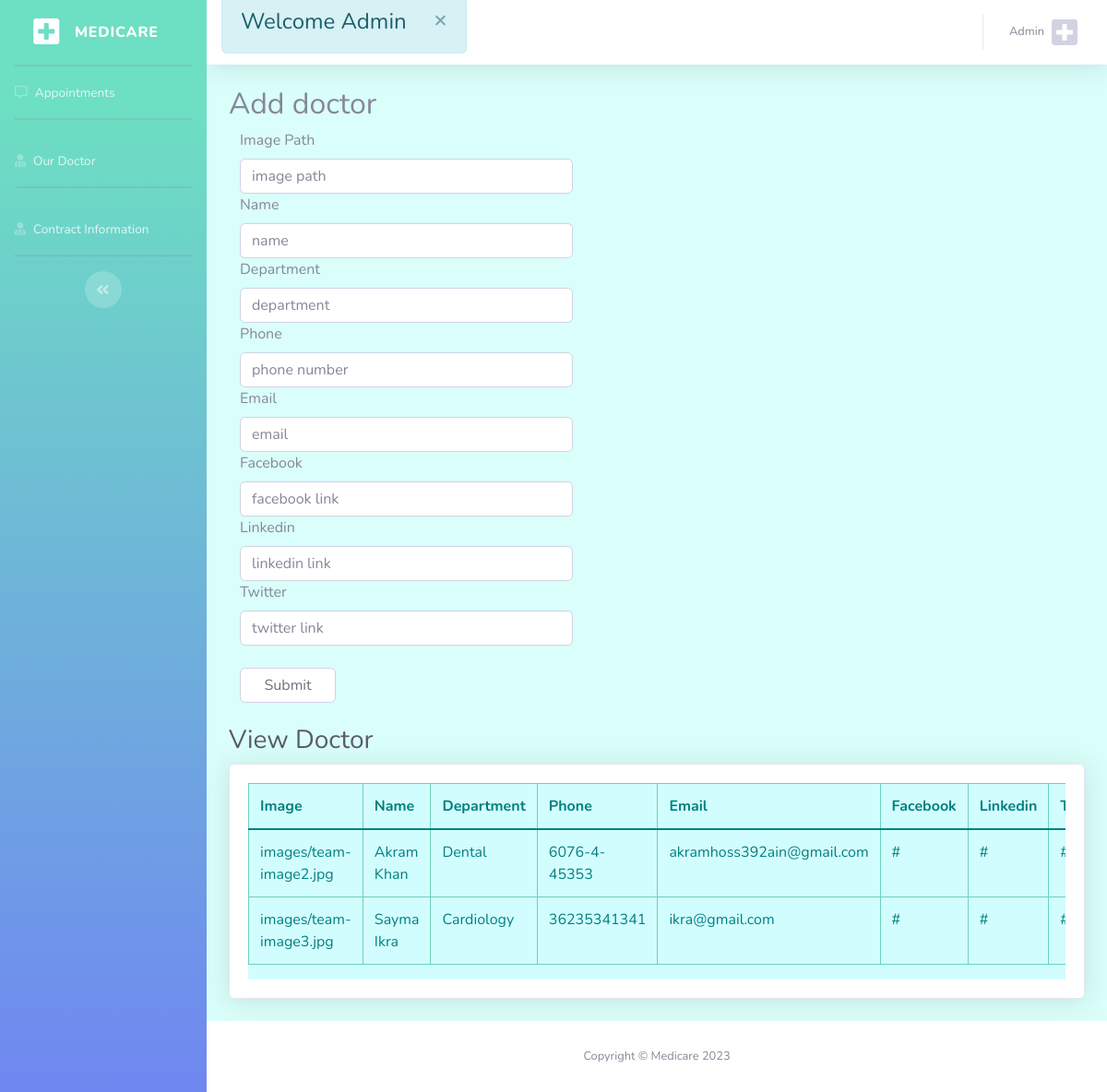
The page /doctor.php (signed in) on the database its author committed.
### tables this page shows
CREATE TABLE `ourdoctortable` (
  `odID` int(100) NOT NULL,
  `image` varchar(255) NOT NULL,
  `name` varchar(255) NOT NULL,
  `department` varchar(255) NOT NULL,
  `phone` varchar(255) NOT NULL,
  `email` varchar(255) NOT NULL,
  `facebook` varchar(255) NOT NULL,
  `linkedin` varchar(255) NOT NULL,
  `twitter` varchar(255) NOT NULL
);

### doctor.php (the view, shortened to what this page needs)
<?php
include "lib/dbconnect.php";
$select_sql = "SELECT * FROM ourdoctortable";
$allData = $connectdb -> query($select_sql);
?>
<!DOCTYPE html>
<html lang="en">
<head>
    <link href="vendor/fontawesome-free/css/all.min.css" rel="stylesheet" type="text/css">
    <link rel="stylesheet" href="css/custom.css">
    <link href="https://cdn.jsdelivr.net/npm/bootstrap@5.0.2/dist/css/bootstrap.min.css" rel="stylesheet"
>
    <link rel="stylesheet" href="https://use.fontawesome.com/releases/v5.15.3/css/all.css"
>
    <link href="css/sb-admin-2.css" rel="stylesheet">
    <link href="vendor/datatables/dataTables.bootstrap4.css" rel="stylesheet">
</head>
<body id="page-top">
    <div id="wrapper">
        <ul class="navbar-nav bg-gradient-primary sidebar sidebar-dark accordion cbg" id="accordionSidebar">
            <a class="sidebar-brand d-flex align-items-center justify-content-center" href="admin.php">
                <div class="sidebar-brand-icon">
                <i class="fas fa-plus-square"></i>
                </div>
                <div class="sidebar-brand-text mx-3">Medicare</div>
            </a>
            <hr class="sidebar-divider my-0">
            <li class="nav-item">
                <a class="nav-link" href="admin.php">
                    <i class="far fa-comment-alt"></i>
                    <span>Appointments</span></a>
            </li>
            <hr class="sidebar-divider">
            <li class="nav-item">
                <a class="nav-link" href="doctor.php">
                <i class="fas fa-user-md"></i>
                    <span>Our Doctor</span></a>
            </li>
            <hr class="sidebar-divider">
            <li class="nav-item">
                <a class="nav-link" href="message.php">
                <i class="fas fa-user-md"></i>
                    <span>Contract Information</span></a>
            </li>
            <hr class="sidebar-divider">
            <div class="text-center d-none d-md-inline">
                <button class="rounded-circle border-0" id="sidebarToggle"></button>
            </div>
        </ul>
        <div id="content-wrapper" class="d-flex flex-column">
            <div id="content">
                <nav class="navbar navbar-expand navbar-light bg-white topbar mb-4 static-top shadow">
                    <div class="alert alert-info alert-dismissible fade show mt-0" role="alert">
                        <h4>Welcome <?php echo isset($_SESSION['username'])?$_SESSION['username']:""; ?></h4>
                        <button type="button" class="close" data-dismiss="alert" aria-label="Close">
                            <span aria-hidden='true'>&times;</span>
                        </button>
                    </div>
                    <ul class="navbar-nav ml-auto">
                        <li class="nav-item dropdown no-arrow">
                            <a class="nav-link dropdown-toggle" href="#" id="userDropdown" role="button"
                                data-toggle="dropdown" aria-haspopup="true" aria-expanded="false">
                                <span
                                    class="mr-2 d-none d-lg-inline text-gray-600 small"><?php echo isset($_SESSION['username'])?$_SESSION['username']:""; ?></span>
                                <i class="img-profile cprofile fas fa-plus-square"></i>
                            </a>
                        </li>
                    </ul>
                </nav>
                <div class="container-fluid">
                <div class="row">
                        <div class="col-lg-10">
                            <form id="appointment-form" role="form" method="post"
                                action="<?php echo $_SERVER['PHP_SELF']; ?>" class="row">
                                <div class="section-title wow fadeInUp" data-wow-delay="0.4s">
                                    <h2>Add doctor</h2>
                                </div>
                                <div class="wow fadeInUp" data-wow-delay="0.8s">
                                    <div class="col-md-6 col-sm-6">
                                        <label for="image">Image Path</label>
                                        <input type="text" class="form-control" id="image" name="image"
                                            placeholder="image path" required>
                                    </div>
                                    <div class="col-md-6 col-sm-6">
                                        <label for="name">Name</label>
                                        <input type="text" class="form-control" id="name" name="dname"
                                            placeholder="name" required>
                                    </div>
                                    <div class="col-md-6 col-sm-6">
                                        <label for="department">Department</label>
                                        <input type="text" class="form-control" id="department" name="ddepartment"
                                            placeholder="department" required>
                                    </div>
                                    <div class="col-md-6 col-sm-6">
                                        <label for="phone">Phone</label>
                                        <input type="text" class="form-control" id="phone" name="dphone"
                                            placeholder="phone number" required>
                                    </div>
                                    <div class="col-md-6 col-sm-6">
                                        <label for="email">Email</label>
                                        <input type="email" class="form-control" id="email" name="demail"
                                            placeholder="email" required>
                                    </div>
                                    <div class="col-md-6 col-sm-6">
                                        <label for="facebook">Facebook</label>
                                        <input type="text" class="form-control" id="facebook" name="facebook"
                                            placeholder="facebook link" required>
                                    </div>
                                    <div class="col-md-6 col-sm-6">
                                        <label for="linkedin">Linkedin</label>
                                        <input type="text" class="form-control" id="linkedin" name="linkedin"
                                            placeholder="linkedin link" required>
                                    </div>
                                    <div class="col-md-6 col-sm-6">
                                        <label for="twitter">Twitter </label>
                                        <input type="text" class="form-control" id="twitter" name="twitter"
                                            placeholder="twitter link" required>
                                    </div>
                                    <div class="col-sm-2 my-4">
                                    <button type="submit" class="form-control" id="submit" name="submit">Submit
                                        </button>
                                    </div>
                                </div>
                            </form>
                        </div>
                    </div>
                    <h1 class="h3 mb-2 text-gray-800">View Doctor</h1>
                    <div class="card shadow mb-4">
                        <div class="card-body">
                            <div class="table-responsive">
                                <table class="table table-bordered" id="dataTable" width="100%" cellspacing="0">
                                    <thead>
                                        <tr>
                                            <th>Image</th>
                                            <th>Name</th>
                                            <th>Department</th>
                                            <th>Phone</th>
                                            <th>Email</th>
                                            <th>Facebook</th>
                                            <th>Linkedin</th>
                                            <th>Twitter</th>
                                        </tr>
                                    </thead>
                                    <tbody>
                                        <?php if($allData -> num_rows>0){ ?>
                                        <?php while($fetchData=$allData -> fetch_assoc()) {?>
                                        <tr>
                                            <td><?php echo $fetchData['image'];?></td>
                                            <td><?php echo $fetchData['name'];?></td>
                                            <td><?php echo $fetchData['department'];?></td>
                                            <td><?php echo $fetchData['phone'];?></td>
                                            <td><?php echo $fetchData['email'];?></td>
                                            <td><?php echo $fetchData['facebook'];?></td>
                                            <td><?php echo $fetchData['linkedin'];?></td>
                                            <td><?php echo $fetchData['twitter'];?></td>
                                        </tr>
                                        <?php }?>
                                        <?php }?>
                                    </tbody>
                                </table>
                            </div>
                        </div>
                    </div>
                </div>
            </div>
            <footer class="sticky-footer bg-white">
                <div class="container my-auto">
                    <div class="copyright text-center my-auto">
                        <span>Copyright &copy; Medicare 2023</span>
                    </div>
                </div>
            </footer>
        </div>
    </div>
</body>
</html>

### css/custom.css (style rules this page uses)
.cbg { background-image: linear-gradient(180deg, #6ddfc2 10%, #6f87f1 100%) !important; background-size: cover !important; }
.cprofile { font-size: 32px; }

### rows shown on the page
ourdoctortable: image "images/team-image2.jpg", name "Akram Khan", department "Dental", phone "6076-4-45353", email "akramhoss392ain@gmail.com", facebook "#", linkedin "#"
ourdoctortable: image "images/team-image3.jpg", name "Sayma Ikra", department "Cardiology", phone "36235341341", email "ikra@gmail.com", facebook "#", linkedin "#"

### other values the page prints
$_SESSION['username'] "Admin"
